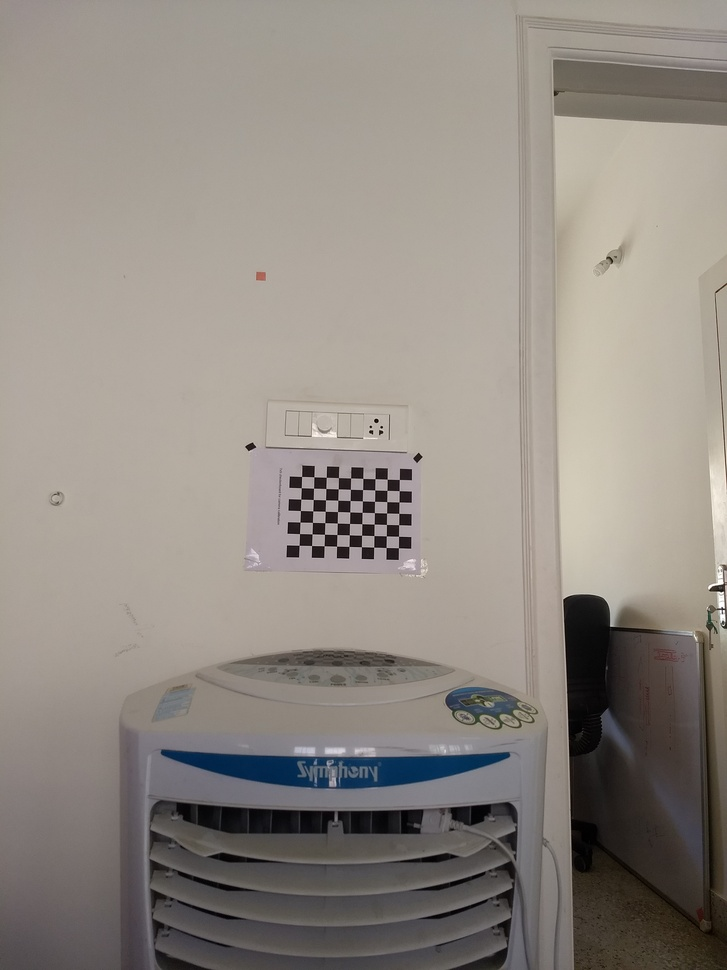
#> input picture rot2.jpg, 727 x 970 px, shrunk from 3024 x 4032 before the run
$ jupyter execute version2.ipynb
#> lines starting #> are read from the running program, lines starting #| are printed output that depends on the picture
[cell 1]
import sys
import cv2
import numpy as np

[cell 2]
# Use the keypoints to stitch the images
def get_stitched_image(img1, img2, M):

    # Get width and height of input images
    w1,h1 = img1.shape[:2]
    w2,h2 = img2.shape[:2]

    # Get the canvas dimesions
    img1_dims = np.float32([ [0,0], [0,w1], [h1, w1], [h1,0] ]).reshape(-1,1,2)
    img2_dims_temp = np.float32([ [0,0], [0,w2], [h2, w2], [h2,0] ]).reshape(-1,1,2)


    # Get relative perspective of second image
    img2_dims = cv2.perspectiveTransform(img2_dims_temp, M)

    # Resulting dimensions
    result_dims = np.concatenate( (img1_dims, img2_dims), axis = 0)

    # Getting images together
    # Calculate dimensions of match points
    [x_min, y_min] = np.int32(result_dims.min(axis=0).ravel() - 0.5)
    [x_max, y_max] = np.int32(result_dims.max(axis=0).ravel() + 0.5)

    # Create output array after affine transformation
    transform_dist = [-x_min,-y_min]
    transform_array = np.array([[1, 0, transform_dist[0]],
                                [0, 1, transform_dist[1]],
                                [0,0,1]])

    # Warp images to get the resulting image
    result_img = cv2.warpPerspective(img2, transform_array.dot(M),
                                    (x_max-x_min, y_max-y_min))
    result_img[transform_dist[1]:w1+transform_dist[1],
                transform_dist[0]:h1+transform_dist[0]] = img1

    # Return the result
    return result_img

# Find SIFT and return Homography Matrix
def get_sift_homography(img1, img2):

    # Initialize SIFT
    sift = cv2.xfeatures2d.SIFT_create()

    # Extract keypoints and descriptors
    k1, d1 = sift.detectAndCompute(img1, None)
    k2, d2 = sift.detectAndCompute(img2, None)

    # Bruteforce matcher on the descriptors
    bf = cv2.BFMatcher()
    matches = bf.knnMatch(d1,d2, k=2)

    # Make sure that the matches are good
    verify_ratio = 0.8 # Source: stackoverflow
    verified_matches = []
    for m1,m2 in matches:
        # Add to array only if it's a good match
        if m1.distance < 0.8 * m2.distance:
            verified_matches.append(m1)

    # Mimnum number of matches
    min_matches = 8
    if len(verified_matches) > min_matches:

        # Array to store matching points
        img1_pts = []
        img2_pts = []

        # Add matching points to array
        for match in verified_matches:
            img1_pts.append(k1[match.queryIdx].pt)
            img2_pts.append(k2[match.trainIdx].pt)
        img1_pts = np.float32(img1_pts).reshape(-1,1,2)
        img2_pts = np.float32(img2_pts).reshape(-1,1,2)

        # Compute homography matrix
        M, mask = cv2.findHomography(img1_pts, img2_pts, cv2.RANSAC, 5.0)
        return M
    else:
        print ('Error: Not enough matches')
        exit()

# Equalize Histogram of Color Images
def equalize_histogram_color(img):
    img_yuv = cv2.cvtColor(img, cv2.COLOR_BGR2YUV)
    img_yuv[:,:,0] = cv2.equalizeHist(img_yuv[:,:,0])
    img = cv2.cvtColor(img_yuv, cv2.COLOR_YUV2BGR)
    return img

# Main function definition
def main():

    # Get input set of images
    img1 = cv2.imread("rot2.jpg")
#> img1 is the input picture: shape (970, 727, 3); mean B, G, R 131.3, 138.5, 145.4
    img2 = cv2.imread("rot1.jpg")
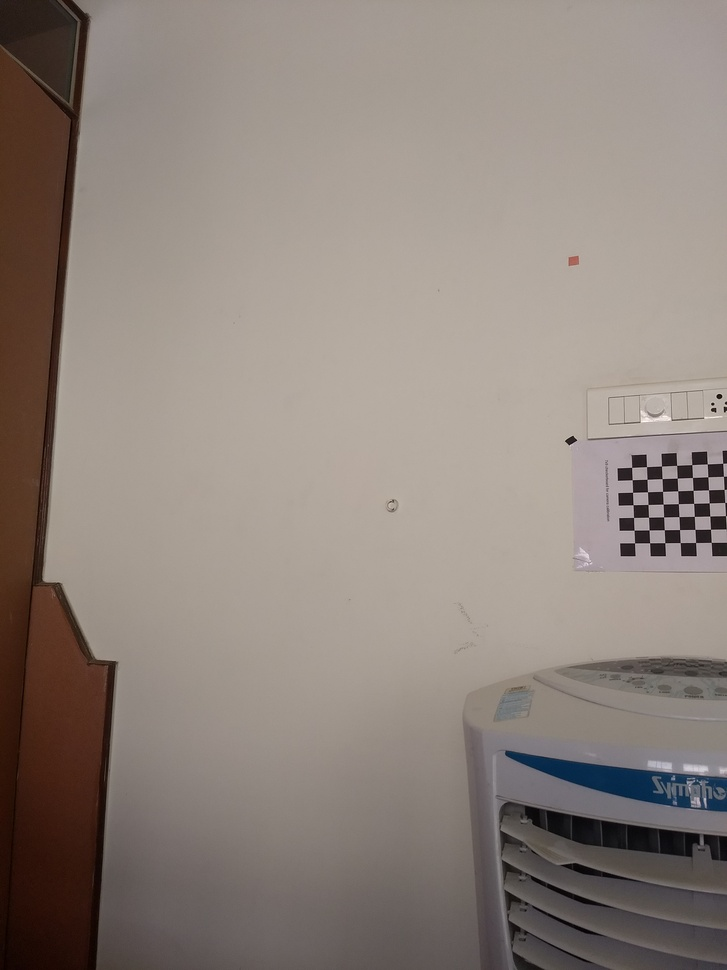
#> input picture rot1.jpg, 727 x 970 px, shrunk from 3024 x 4032 before the run
#> img2 is the input picture: shape (970, 727, 3); mean B, G, R 124.2, 131.5, 142.5
    #img1= np.full(img1.shape, np.uint8)

    # Equalize histogram
    img1 = equalize_histogram_color(img1)
#> in equalize_histogram_color, `img_yuv = cv2.cvtColor(img, cv2.COLOR_BGR2YUV)`: img_yuv: shape (970, 727, 3); mean of channels 0, 1, 2 139.8, 124, 132.9
#> in equalize_histogram_color, `img_yuv[:,:,0] = cv2.equalizeHist(img_yuv[:,:,0])`: img_yuv: shape (970, 727, 3); mean of channels 0, 1, 2 129.4, 124, 132.9
#> in equalize_histogram_color, `img = cv2.cvtColor(img_yuv, cv2.COLOR_YUV2BGR)`:
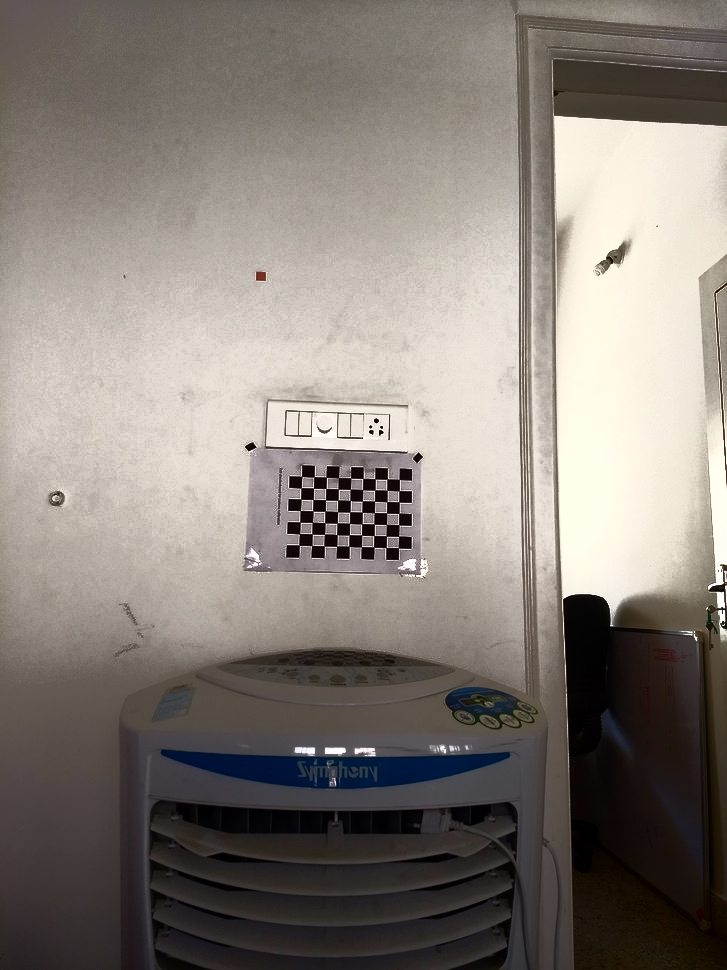
#> img: shape (970, 727, 3); mean B, G, R 121.4, 128, 135.1
    img2 = equalize_histogram_color(img2)
#> in equalize_histogram_color (call 2), `img_yuv = cv2.cvtColor(img, cv2.COLOR_BGR2YUV)`: img_yuv: shape (970, 727, 3); mean of channels 0, 1, 2 134.1, 123.4, 135.3
#> in equalize_histogram_color (call 2), `img_yuv[:,:,0] = cv2.equalizeHist(img_yuv[:,:,0])`: img_yuv: shape (970, 727, 3); mean of channels 0, 1, 2 129.4, 123.4, 135.3
#> in equalize_histogram_color (call 2), `img = cv2.cvtColor(img_yuv, cv2.COLOR_YUV2BGR)`:
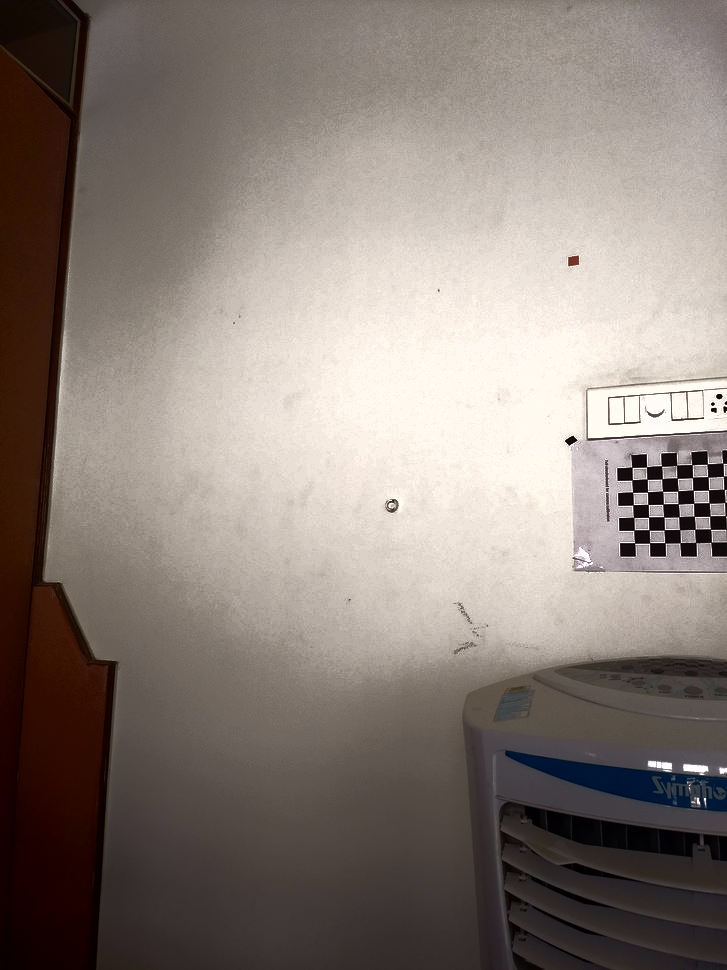
#> img: shape (970, 727, 3); mean B, G, R 120.5, 126.9, 137.8

    # Show input images
    #input_images = np.hstack( (img1, img2) )
    #cv2.imshow ('Input Images', input_images)

    # Use SIFT to find keypoints and return homography matrix
    M =  get_sift_homography(img1, img2)
#> in get_sift_homography, `k1, d1 = sift.detectAndCompute(img1, None)`: k1 = 766 keypoints; strongest (x, y, size): (381, 427, 1.8), (376, 421, 3), (370, 427, 1.8), (371, 432, 2.8)
#> in get_sift_homography, `k2, d2 = sift.detectAndCompute(img2, None)`: k2 = 342 keypoints; strongest (x, y, size): (719, 396, 3.7), (713, 404, 2.2), (714, 410, 3.4), (571, 440, 5.9)
#> in get_sift_homography, `matches = bf.knnMatch(d1,d2, k=2)`: matches = 766 matches
#> in get_sift_homography, `matches = bf.knnMatch(d1,d2, k=2)`:
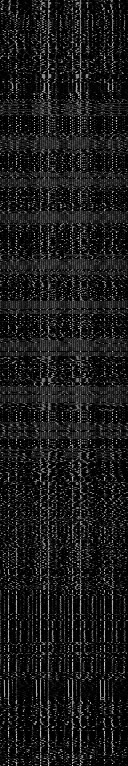
#> d1: shape (766, 128) float32; min 0, max 223, mean 26.2
#> after the loop in get_sift_homography, `for m1,m2 in matches:`: verified_matches = 171 matches
#> after the loop in get_sift_homography, `for match in verified_matches:`: img1_pts = 171 pairs, first value 56.37 to 723.5, second value 19.91 to 956; img2_pts = 171 pairs, first value 84.2 to 720.3, second value 10.34 to 958.6
#> in get_sift_homography, `img1_pts = np.float32(img1_pts).reshape(-1,1,2)`: img1_pts = 171 rows, first 8: [56.37, 499.2], [57.04, 503.6], [58.11, 493.1], [58.11, 493.1], [128.2, 608.3], [135.3, 645.7], [154.4, 943.1], [156, 896.4]
#> in get_sift_homography, `img2_pts = np.float32(img2_pts).reshape(-1,1,2)`: img2_pts = 171 rows, first 8: [392, 506.2], [392.4, 510.3], [393.1, 500.6], [393.1, 500.6], [462, 607.4], [471.7, 644], [504.4, 878.7], [507.3, 868.1]
#> in get_sift_homography, `M, mask = cv2.findHomography(img1_pts, img2_pts, cv2.RANSAC, 5.0)`: M = [[0.69, 0.0905, 293.1], [-0.309, 0.955, 40.77], [-0.0005, 2.55e-05, 1]]; mask = 171 values, max 1 at index 8, min 0 at index 0, mean 0.509

    # Stitch the images together using homography matrix
    result_image = get_stitched_image(img2, img1, M)
#> in get_stitched_image, `img2_dims = cv2.perspectiveTransform(img2_dims_temp, M)`: img2_dims = [[293.1, 40.77], [371.7, 943.7], [1335.5, 1122.7], [1249.5, -289.5]]
#> in get_stitched_image, `result_dims = np.concatenate( (img1_dims, img2_dims), axis = 0)`: result_dims = [[0, 0], [0, 970], [727, 970], [727, 0], [293.1, 40.77], [371.7, 943.7], [1335.5, 1122.7], [1249.5, -289.5]]
#> in get_stitched_image, `[x_min, y_min] = np.int32(result_dims.min(axis=0).ravel() - 0.5)`: x_min = 0; y_min = -290
#> in get_stitched_image, `[x_max, y_max] = np.int32(result_dims.max(axis=0).ravel() + 0.5)`: x_max = 1335; y_max = 1123
#> in get_stitched_image, `transform_dist = [-x_min,-y_min]`: transform_dist = [0, 290]
#> in get_stitched_image, `transform_array = np.array([[1, 0, transform_dist[0]], [0, 1, transfor..`: transform_array = [[1, 0, 0], [0, 1, 290], [0, 0, 1]]
#> in get_stitched_image, `result_img = cv2.warpPerspective(img2, transform_array.dot(M), (x_max-..`:
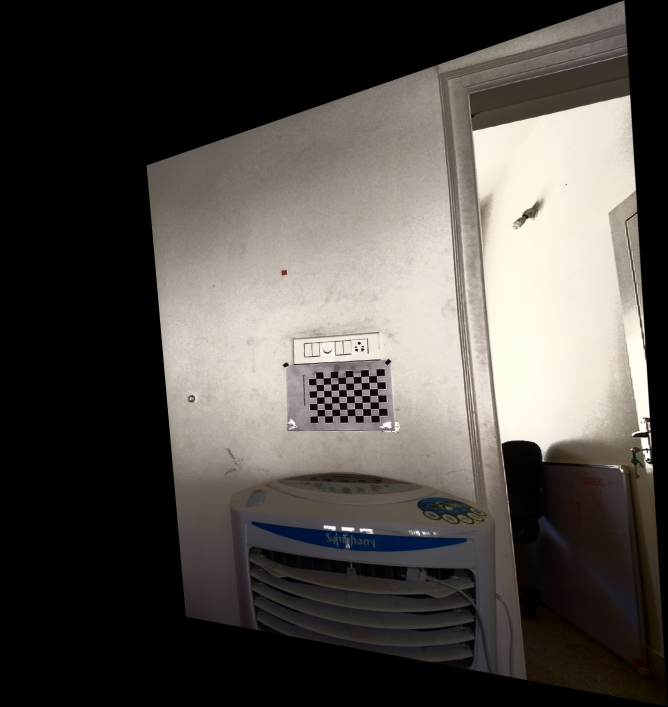
#> result_img: shape (1413, 1335, 3) (shown at 1/2 size); mean B, G, R 72.8, 77.2, 81.4
#> in get_stitched_image, `result_img[transform_dist[1]:w1+transform_dist[1], transform_dist[0]:h..`:
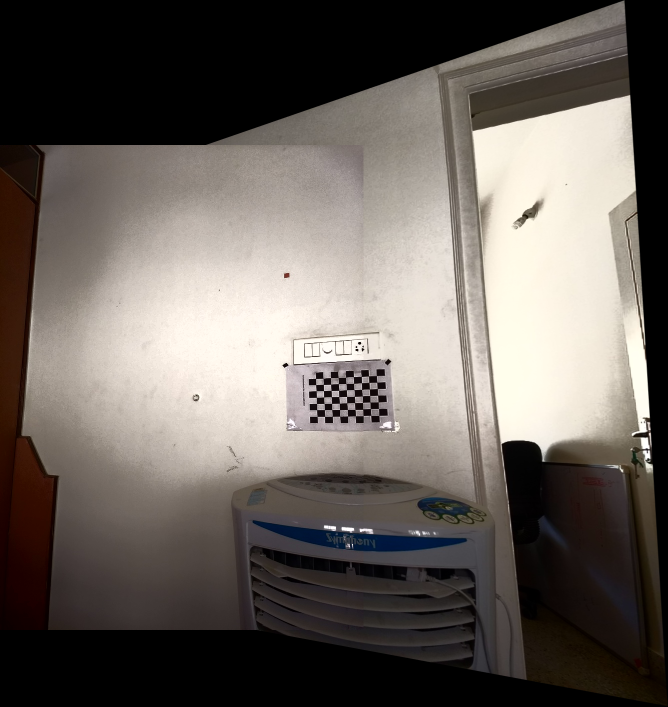
#> result_img: shape (1413, 1335, 3) (shown at 1/2 size); mean B, G, R 93.1, 98.8, 105.6

    # Write the result to the same directory
    result_image_name = 'result.jpg'
    cv2.imwrite(result_image_name, result_image)

    # Show the resulting image
    cv2.imshow ('result.jpg')
    cv2.waitKey()

# Call main function
if __name__=='__main__':
    main()

[cell 3]
img= cv2.imread("result.jpg")
#> img: shape (1413, 1335, 3)
cv2.imshow ('result', img)
cv2.waitKey()
